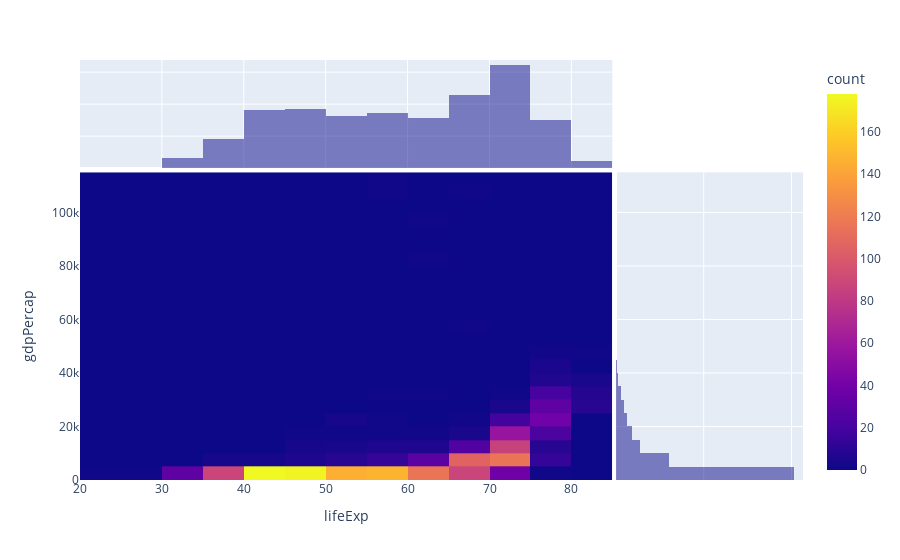

The code cell stored with this chart in its notebook:
### Markdown cell above
### Problem 13: Density Heatmap of Life Expectancy vs. GDP including marginal histograms with `plotly`

Create a Density Heatmap of Life Expectancy vs. GDP including marginals as histograms using `plotly`. Save the plot to `ans13.png` in the `images` folder.

### Code cell
### GRADED
#density heatmap with plotly

# YOUR CODE HERE
px.density_heatmap(gapminder, x='lifeExp', y='gdpPercap', marginal_x = 'histogram', marginal_y = 'histogram')

### Figure 1 — Plotly figure (JSON) as saved in the notebook; plotly's stock layout.template omitted (floating-point values rounded to 4 significant figures; data arrays with more than 128 entries replaced by an {"elided": "..."} marker saying what was removed)
{"data": [{"coloraxis": "coloraxis", "hovertemplate": "lifeExp=%{x}<br>gdpPercap=%{y}<br>count=%{z}<extra></extra>", "name": "", "type": "histogram2d", "x": {"elided": "1704 float values"}, "xaxis": "x", "xbingroup": "x", "y": {"elided": "1704 float values"}, "yaxis": "y", "ybingroup": "y"}, {"alignmentgroup": "True", "bingroup": "x", "hovertemplate": "lifeExp=%{x}<br>count=%{y}<extra></extra>", "legendgroup": "", "marker": {"color": "#0d0887"}, "name": "", "offsetgroup": "", "opacity": 0.5, "showlegend": false, "type": "histogram", "x": {"elided": "1704 float values"}, "xaxis": "x3", "yaxis": "y3"}, {"alignmentgroup": "True", "bingroup": "y", "hovertemplate": "gdpPercap=%{y}<br>count=%{x}<extra></extra>", "legendgroup": "", "marker": {"color": "#0d0887"}, "name": "", "offsetgroup": "", "opacity": 0.5, "showlegend": false, "type": "histogram", "xaxis": "x2", "y": {"elided": "1704 float values"}, "yaxis": "y2"}], "layout": {"autosize": true, "barmode": "overlay", "coloraxis": {"colorbar": {"title": {"text": "count"}}, "colorscale": [[0, "#0d0887"], [0.1111, "#46039f"], [0.2222, "#7201a8"], [0.3333, "#9c179e"], [0.4444, "#bd3786"], [0.5556, "#d8576b"], [0.6667, "#ed7953"], [0.7778, "#fb9f3a"], [0.8889, "#fdca26"], [1, "#f0f921"]]}, "legend": {"tracegroupgap": 0}, "margin": {"t": 60}, "xaxis": {"anchor": "y", "autorange": true, "domain": [0, 0.7363], "range": [20, 85], "title": {"text": "lifeExp"}, "type": "linear"}, "xaxis2": {"anchor": "y2", "autorange": true, "domain": [0.7413, 1], "matches": "x2", "range": [0, 1065.0], "showgrid": true, "showline": false, "showticklabels": false, "ticks": ""}, "xaxis3": {"anchor": "y3", "autorange": true, "domain": [0, 0.7363], "matches": "x", "range": [20, 85], "showgrid": true, "showticklabels": false, "type": "linear"}, "xaxis4": {"anchor": "y4", "domain": [0.7413, 1], "matches": "x2", "showgrid": true, "showline": false, "showticklabels": false, "ticks": ""}, "yaxis": {"anchor": "x", "autorange": true, "domain": [0, 0.7326], "range": [0, 115000], "title": {"text": "gdpPercap"}, "type": "linear"}, "yaxis2": {"anchor": "x2", "autorange": true, "domain": [0, 0.7326], "matches": "y", "range": [0, 115000], "showgrid": true, "showticklabels": false, "type": "linear"}, "yaxis3": {"anchor": "x3", "autorange": true, "domain": [0.7426, 1], "matches": "y3", "range": [0, 337.9], "showgrid": true, "showline": false, "showticklabels": false, "ticks": ""}, "yaxis4": {"anchor": "x4", "domain": [0.7426, 1], "matches": "y3", "showgrid": true, "showline": false, "showticklabels": false, "ticks": ""}}}
